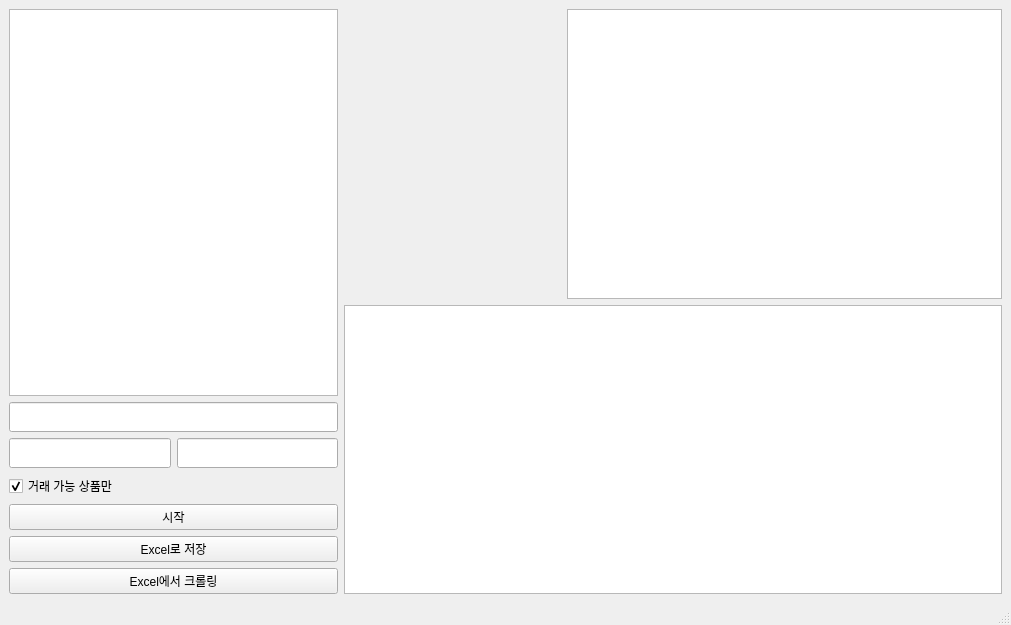
<?xml version="1.0" encoding="UTF-8"?>
<ui version="4.0">
 <class>MainWindow</class>
 <widget class="QMainWindow" name="MainWindow">
  <property name="geometry">
   <rect>
    <x>0</x>
    <y>0</y>
    <width>1011</width>
    <height>625</height>
   </rect>
  </property>
  <property name="windowTitle">
   <string>당근 검색기</string>
  </property>
  <widget class="QWidget" name="centralwidget">
   <layout class="QHBoxLayout" name="horizontalLayout_2" stretch="1,2">
    <property name="rightMargin">
     <number>9</number>
    </property>
    <item>
     <layout class="QVBoxLayout" name="verticalLayout">
      <item>
       <widget class="QTreeWidget" name="areaTree">
        <attribute name="headerVisible">
         <bool>false</bool>
        </attribute>
        <column>
         <property name="text">
          <string notr="true">1</string>
         </property>
        </column>
       </widget>
      </item>
      <item>
       <layout class="QGridLayout" name="gridLayout_2">
        <property name="sizeConstraint">
         <enum>QLayout::SetDefaultConstraint</enum>
        </property>
        <property name="rightMargin">
         <number>0</number>
        </property>
        <property name="bottomMargin">
         <number>0</number>
        </property>
        <item row="1" column="0" colspan="2">
         <widget class="QLineEdit" name="keywordEdit">
          <property name="minimumSize">
           <size>
            <width>0</width>
            <height>30</height>
           </size>
          </property>
         </widget>
        </item>
        <item row="4" column="0" colspan="2">
         <layout class="QHBoxLayout" name="horizontalLayout">
          <property name="bottomMargin">
           <number>0</number>
          </property>
          <item>
           <widget class="QCheckBox" name="onlyTradeableCheck">
            <property name="text">
             <string>거래 가능 상품만</string>
            </property>
            <property name="checked">
             <bool>true</bool>
            </property>
           </widget>
          </item>
         </layout>
        </item>
        <item row="5" column="0" colspan="2">
         <widget class="QPushButton" name="startBtn">
          <property name="text">
           <string>시작</string>
          </property>
         </widget>
        </item>
        <item row="3" column="1">
         <widget class="QLineEdit" name="maximumEdit">
          <property name="minimumSize">
           <size>
            <width>0</width>
            <height>30</height>
           </size>
          </property>
         </widget>
        </item>
        <item row="3" column="0">
         <widget class="QLineEdit" name="minimumEdit">
          <property name="minimumSize">
           <size>
            <width>0</width>
            <height>30</height>
           </size>
          </property>
         </widget>
        </item>
        <item row="6" column="0" colspan="2">
         <widget class="QPushButton" name="saveToExcelBtn">
          <property name="text">
           <string>Excel로 저장</string>
          </property>
         </widget>
        </item>
        <item row="7" column="0" colspan="2">
         <widget class="QPushButton" name="crawlFromExcelBtn">
          <property name="text">
           <string>Excel에서 크롤링</string>
          </property>
         </widget>
        </item>
       </layout>
      </item>
     </layout>
    </item>
    <item>
     <layout class="QVBoxLayout" name="verticalLayout_2">
      <property name="rightMargin">
       <number>0</number>
      </property>
      <item>
       <layout class="QVBoxLayout" name="verticalLayout_3">
        <property name="bottomMargin">
         <number>0</number>
        </property>
        <item>
         <layout class="QHBoxLayout" name="horizontalLayout_3" stretch="1,2">
          <property name="bottomMargin">
           <number>0</number>
          </property>
          <item>
           <widget class="QLabel" name="prdImg">
            <property name="text">
             <string/>
            </property>
           </widget>
          </item>
          <item>
           <widget class="QTextBrowser" name="detailView"/>
          </item>
         </layout>
        </item>
       </layout>
      </item>
      <item>
       <widget class="QTableView" name="itemListView"/>
      </item>
     </layout>
    </item>
   </layout>
  </widget>
  <widget class="QStatusBar" name="statusBar"/>
 </widget>
 <resources/>
 <connections/>
</ui>
